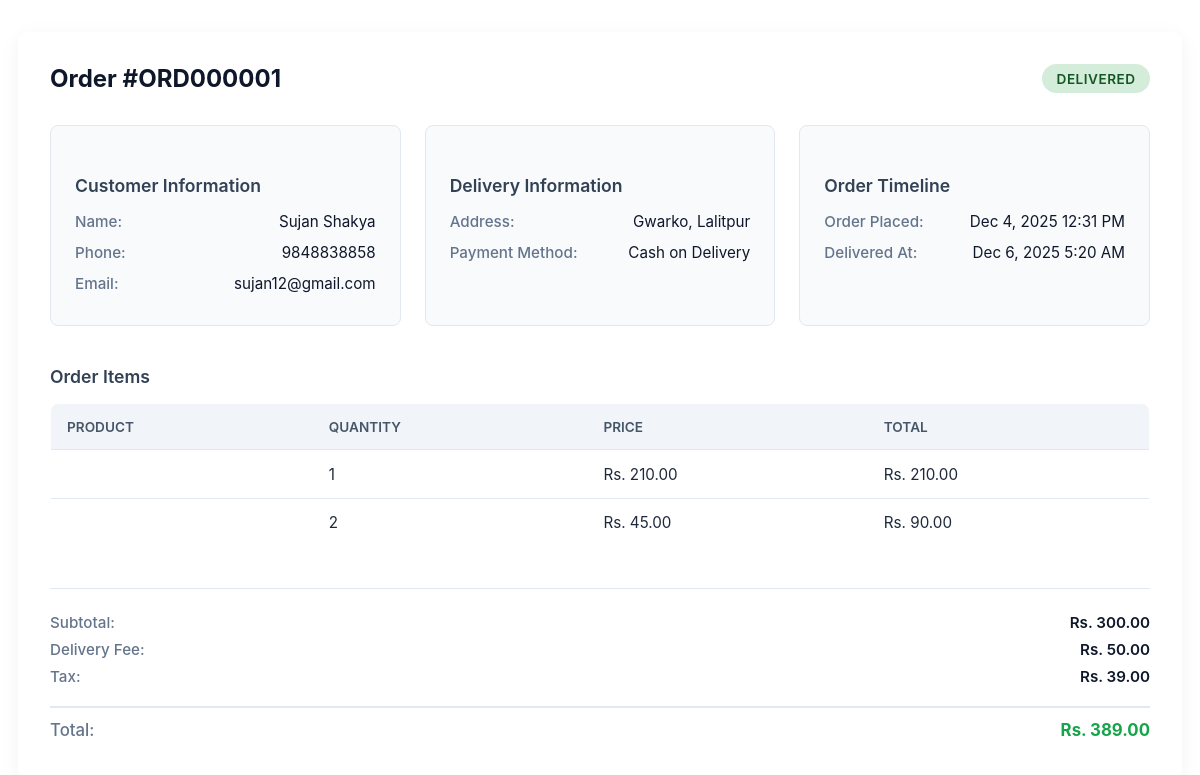
The app's page /admin/order-details.php?id=1 (signed in) with its own data.
### tables this page shows
CREATE TABLE `orders` (
  `id` int(11) NOT NULL,
  `user_id` int(11) DEFAULT NULL,
  `order_number` varchar(20) NOT NULL,
  `name` varchar(255) NOT NULL,
  `phone` varchar(20) NOT NULL,
  `email` varchar(255) DEFAULT NULL,
  `address` text NOT NULL,
  `subtotal` decimal(10,2) NOT NULL DEFAULT 0.00,
  `delivery_fee` decimal(10,2) NOT NULL DEFAULT 0.00,
  `tax_amount` decimal(10,2) NOT NULL DEFAULT 0.00,
  `total` decimal(10,2) NOT NULL,
  `status` enum('Pending','Confirmed','Preparing','Out for Delivery','Delivered','Cancelled') DEFAULT 'Pending',
  `payment_method` enum('Cash on Delivery','') DEFAULT 'Cash on Delivery',
  `delivered_at` timestamp NULL DEFAULT NULL,
  `created_at` timestamp NOT NULL DEFAULT current_timestamp(),
  `updated_at` timestamp NOT NULL DEFAULT current_timestamp() ON UPDATE current_timestamp()
);

CREATE TABLE `order_items` (
  `id` int(11) NOT NULL,
  `order_id` int(11) NOT NULL,
  `product_id` int(11) DEFAULT NULL,
  `product_name` varchar(255) DEFAULT NULL,
  `product_image` varchar(255) DEFAULT NULL,
  `quantity` int(11) NOT NULL DEFAULT 1,
  `unit_price` decimal(10,2) NOT NULL,
  `total_price` decimal(10,2) NOT NULL,
  `created_at` timestamp NOT NULL DEFAULT current_timestamp()
);

### includes/functions.php (called while the page is built, shortened)
<?php
function h(?string $string): string {
    return $string !== null ? htmlspecialchars($string, ENT_QUOTES, 'UTF-8') : '';
}
function formatCurrency(float $amount): string {
    return 'Rs. ' . number_format($amount, 2);
}

### admin/order-details.php (the view, shortened to what this page needs)
<?php
require_once '../config/database.php';
require_once '../includes/functions.php';
$orderId = (int)$_GET['id'];
try {
    $stmt = $pdo->prepare("
        SELECT o.*, u.email as user_email
        FROM orders o
        LEFT JOIN users u ON o.user_id = u.id
        WHERE o.id = ?
    ");
    $stmt->execute([$orderId]);
    $order = $stmt->fetch();
    $stmt = $pdo->prepare("
        SELECT oi.*, p.name as product_name
        FROM order_items oi
        LEFT JOIN products p ON oi.product_id = p.id
        WHERE oi.order_id = ?
    ");
    $stmt->execute([$orderId]);
    $orderItems = $stmt->fetchAll();
} catch (PDOException $e) {
    die('<div class="error">Database error: ' . $e->getMessage() . '</div>');
}
?>
<div class="order-details">
    <div class="order-header">
        <h4>Order #<?php echo h($order['order_number']); ?></h4>
        <span class="status-badge status-<?php echo strtolower(str_replace(' ', '-', $order['status'])); ?>">
            <?php echo h($order['status']); ?>
        </span>
    </div>
    <div class="order-info-grid">
        <div class="info-section">
            <h5>Customer Information</h5>
            <div class="info-item">
                <label>Name:</label>
                <span><?php echo h($order['name']); ?></span>
            </div>
            <div class="info-item">
                <label>Phone:</label>
                <span><?php echo h($order['phone']); ?></span>
            </div>
            <?php if ($order['email']): ?>
            <div class="info-item">
                <label>Email:</label>
                <span><?php echo h($order['email']); ?></span>
            </div>
            <?php endif; ?>
        </div>
        <div class="info-section">
            <h5>Delivery Information</h5>
            <div class="info-item">
                <label>Address:</label>
                <span><?php echo nl2br(h($order['address'])); ?></span>
            </div>
            <div class="info-item">
                <label>Payment Method:</label>
                <span><?php echo h($order['payment_method']); ?></span>
            </div>
        </div>
        <div class="info-section">
            <h5>Order Timeline</h5>
            <div class="info-item">
                <label>Order Placed:</label>
                <span><?php echo date('M j, Y g:i A', strtotime($order['created_at'])); ?></span>
            </div>
            <?php if ($order['delivered_at']): ?>
            <div class="info-item">
                <label>Delivered At:</label>
                <span><?php echo date('M j, Y g:i A', strtotime($order['delivered_at'])); ?></span>
            </div>
            <?php endif; ?>
        </div>
    </div>
    <div class="order-items">
        <h5>Order Items</h5>
        <table class="items-table">
            <thead>
                <tr>
                    <th>Product</th>
                    <th>Quantity</th>
                    <th>Price</th>
                    <th>Total</th>
                </tr>
            </thead>
            <tbody>
                <?php if (!empty($orderItems)): ?>
                    <?php foreach ($orderItems as $item): ?>
                        <tr>
                            <td><?php echo h($item['product_name']); ?></td>
                            <td><?php echo $item['quantity']; ?></td>
                            <td><?php echo formatCurrency($item['unit_price']); ?></td>
                            <td><?php echo formatCurrency($item['quantity'] * $item['unit_price']); ?></td>
                        </tr>
                    <?php endforeach; ?>
                <?php else: ?>
                    <tr>
                        <td colspan="4">No items found for this order</td>
                    </tr>
                <?php endif; ?>
            </tbody>
        </table>
    </div>
    <div class="order-summary">
        <div class="summary-item">
            <label>Subtotal:</label>
            <span><?php echo formatCurrency($order['subtotal']); ?></span>
        </div>
        <div class="summary-item">
            <label>Delivery Fee:</label>
            <span><?php echo formatCurrency($order['delivery_fee']); ?></span>
        </div>
        <div class="summary-item">
            <label>Tax:</label>
            <span><?php echo formatCurrency($order['tax_amount']); ?></span>
        </div>
        <div class="summary-item total">
            <label>Total:</label>
            <span><?php echo formatCurrency($order['total']); ?></span>
        </div>
    </div>
</div>

### admin/order-details.php (style rules this page uses)
.order-details { background: #ffffff; border-radius: 10px; padding: 2rem; box-shadow: 0 4px 20px rgba(0, 0, 0, 0.05); max-width: 1100px; margin: 2rem auto; font-family: 'Inter', system-ui, -apple-system, BlinkMacSystemFont, sans-serif; color: #1e293b; }
.order-header { display: flex; justify-content: space-between; align-items: center; margin-bottom: 2rem; flex-wrap: wrap; gap: 1rem; }
.order-header h4 { font-size: 1.5rem; font-weight: 700; color: #0f172a; margin: 0; }
.status-badge { padding: 0.4rem 0.9rem; border-radius: 20px; font-size: 0.85rem; font-weight: 600; text-transform: uppercase; letter-spacing: 0.5px; }
.status-delivered { background: #d4edda; color: #155724; }
.order-info-grid { display: grid; grid-template-columns: repeat(auto-fit, minmax(260px, 1fr)); gap: 1.5rem; margin-bottom: 2.5rem; }
.info-section { background: #f8fafc; border-radius: 8px; padding: 1.25rem 1.5rem; border: 1px solid #e2e8f0; }
.info-section h5 { font-size: 1.1rem; font-weight: 600; color: #334155; margin-bottom: 1rem; }
.info-item { display: flex; justify-content: space-between; margin-bottom: 0.75rem; font-size: 0.95rem; }
.info-item label { color: #64748b; font-weight: 500; }
.info-item span { text-align: right; color: #0f172a; max-width: 60%; word-break: break-word; }
.order-items { margin-bottom: 2.5rem; }
.order-items h5 { font-size: 1.1rem; font-weight: 600; margin-bottom: 1rem; color: #334155; }
.items-table { width: 100%; border-collapse: collapse; background: #ffffff; border: 1px solid #e2e8f0; border-radius: 8px; overflow: hidden; }
.items-table th, .items-table td { padding: 0.9rem 1rem; text-align: left; border-bottom: 1px solid #e2e8f0; font-size: 0.95rem; }
.items-table th { background: #f1f5f9; font-weight: 600; color: #475569; text-transform: uppercase; font-size: 0.85rem; }
.items-table tr:last-child td { border-bottom: none; }
.items-table td { color: #1e293b; }
.items-table td:first-child { font-weight: 500; }
.order-summary { display: flex; flex-direction: column; align-items: flex-end; border-top: 1px solid #e2e8f0; padding-top: 1.5rem; }
.summary-item { display: flex; justify-content: space-between; gap: 2rem; width: 100%; margin-bottom: 0.5rem; font-size: 0.95rem; }
.summary-item label { color: #64748b; font-weight: 500; }
.summary-item span { font-weight: 600; color: #0f172a; }
.summary-item.total { border-top: 2px solid #e2e8f0; padding-top: 0.75rem; margin-top: 0.75rem; font-size: 1.05rem; }
.summary-item.total span { color: #16a34a; font-weight: 700; }

### records on screen
orders: order_number "ORD000001", status "DELIVERED", name "Sujan Shakya", phone "9848838858", email "sujan12@gmail.com", address "Gwarko, Lalitpur", payment_method "Cash on Delivery", created_at "Dec 4, 2025 12:31 PM", delivered_at "Dec 6, 2025 5:20 AM", subtotal "Rs. 300.00", delivery_fee "Rs. 50.00", tax_amount "Rs. 39.00", total "Rs. 389.00"
order_items: quantity "1", unit_price "Rs. 210.00", formatCurrency($item['quantity'] * $item['unit_price']) "Rs. 210.00"
order_items: quantity "2", unit_price "Rs. 45.00", formatCurrency($item['quantity'] * $item['unit_price']) "Rs. 90.00"
